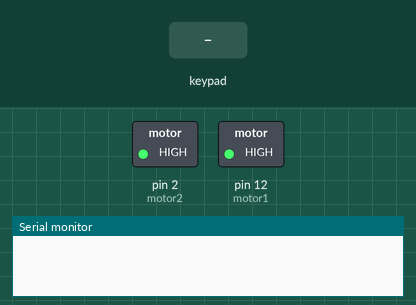
The sketch below on a simulated Arduino Uno, built with avr-gcc and run on an emulated ATmega328P. Parts: switched loads named in the sketch (green lamp = pin HIGH), the last lines printed to the serial monitor. The inputs (shaded band) are chosen by the test bench.

Above: at 1.2 s.
1.3 s: key '1' pressed
At 2.1 s:
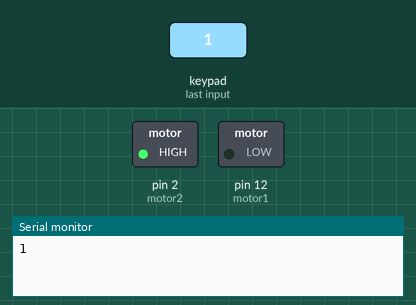
2.8 s: keypad keys 7 5 4 6 # pressed 0.4 s apart
At 5.0 s:
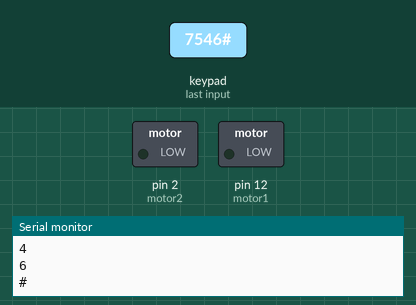
6.3 s: key '2' pressed
At 7.2 s:
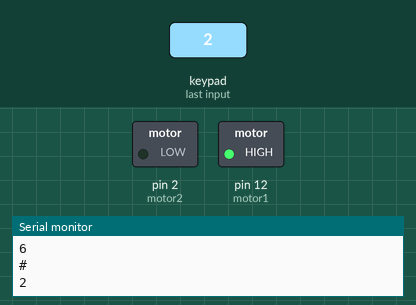
7.8 s: key '5' pressed
At 8.5 s:
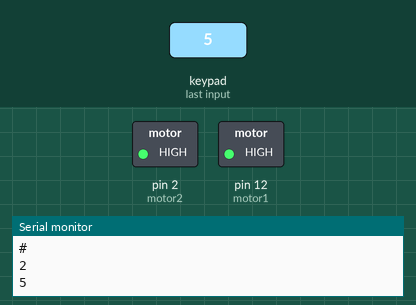
9.3 s: key '4' pressed
At 10.5 s:
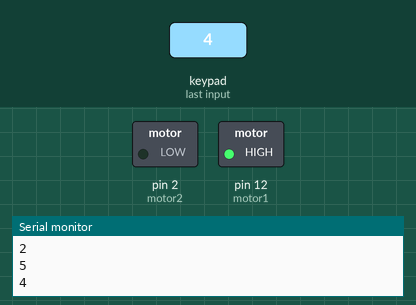
10.8 s: keypad keys 7 5 4 6 * pressed 0.4 s apart
At 11.4 s:
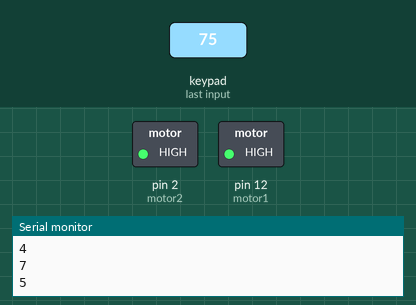
Timing chart, 0 to 13.8 s (numbered marks = the images above; inputs shaded):
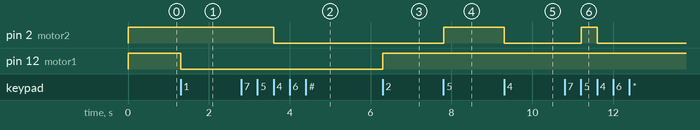

Measured:
- after the input at 1.3 s, pin 12 (motor1): HIGH → LOW at once
- after the input at 2.8 s, pin 2 (motor2): HIGH → LOW after 0.80 s
- after the input at 6.3 s, pin 12 (motor1): LOW → HIGH at once
- after the input at 7.8 s, pin 2 (motor2): LOW → HIGH at once
- after the input at 9.3 s, pin 2 (motor2): HIGH → LOW at once
- after the input at 10.8 s, pin 2 (motor2): LOW → HIGH after 0.41 s, → LOW 0.39 s later

The sketch:

tecladoMatricial.ino
```cpp
#include <Keypad.h>

const byte rowsCount = 4;
const byte columsCount = 4;

char keys[rowsCount][columsCount] = {
   { '1','2','3', 'A' },
   { '4','5','6', 'B' },
   { '7','8','9', 'C' },
   { '#','0','*', 'D' }
};

const byte rowPins[rowsCount] = { 7, 5, 4, 6 };
const byte columnPins[columsCount] = { 11, 10, 9, 8 };
const int motor1 = 12;
const int motor2 = 2;
int motorst1 = HIGH;
int motorst2 = HIGH;

Keypad keypad = Keypad(makeKeymap(keys), rowPins, columnPins, rowsCount, columsCount);

void setup() {
  Serial.begin(9600);
  pinMode(motor1, OUTPUT);
  pinMode(motor2, OUTPUT);
  digitalWrite(motor1, HIGH);
  digitalWrite(motor2, HIGH);
}

void loop() {
  char key = keypad.getKey();

  if (key) {
    Serial.println(key);
    switch(key){
      case '1':
        motorst1 = LOW;
        digitalWrite(motor1, motorst1);
      break;
      case '2':
        motorst1 = HIGH;
        digitalWrite(motor1, motorst1);
      break;
      case '4':
        motorst2 = LOW;
        digitalWrite(motor2, motorst2);
      break;
      case '5':
        motorst2 = HIGH;
        digitalWrite(motor2, motorst2);
      break;
    }
  }
}
```
